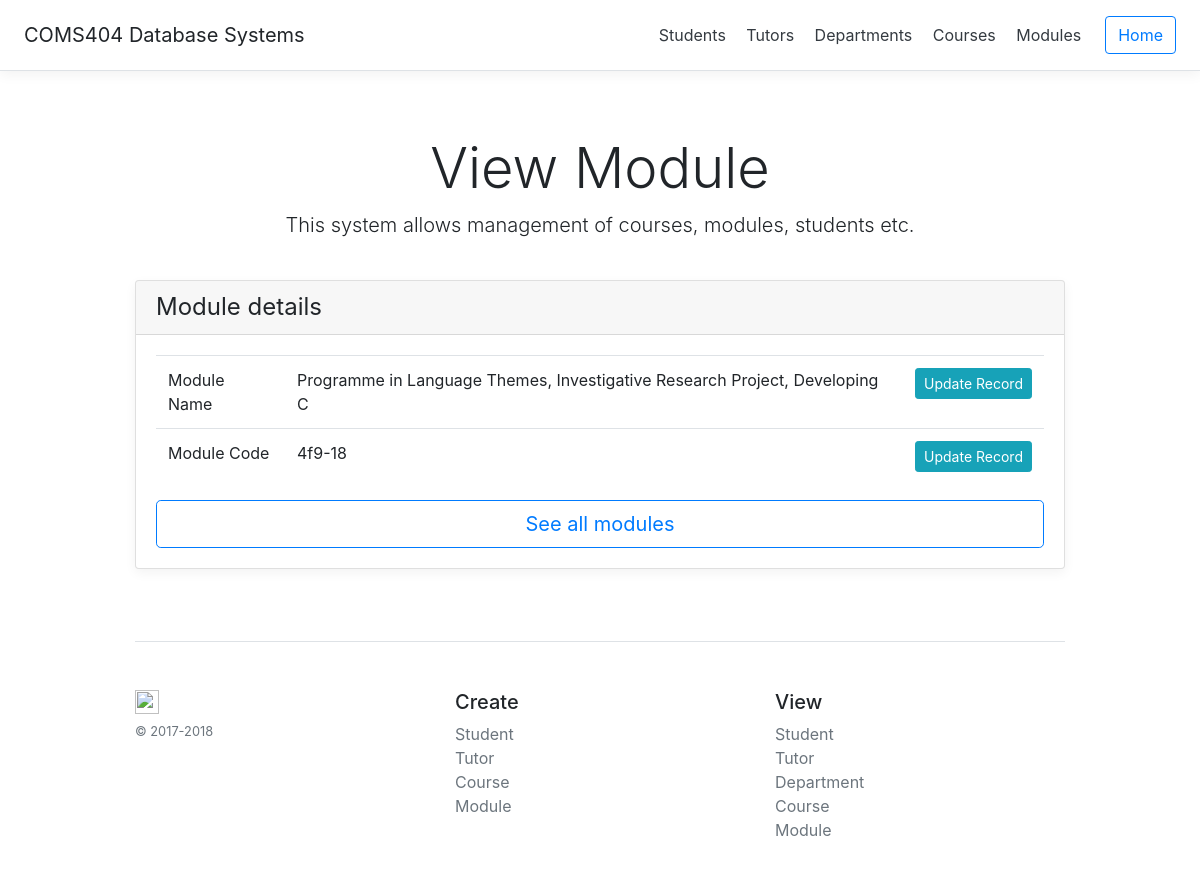
Page /frontend/module.php?id=5209 on the committed database.
### tables this page shows
CREATE TABLE `module` (
  `module_id` int(11) NOT NULL,
  `module_name` varchar(75) NOT NULL,
  `module_code` varchar(15) NOT NULL
);

### frontend/module.php (the view, shortened to what this page needs)
<?php
	require_once("db-connect-inc.php");
	$moduleId = $_GET["id"];
	try {
		$moduleData = $db->prepare("SELECT module_name, module_code FROM module WHERE module_id = :id");
		$moduleData->bindParam(":id", $moduleId);
		$moduleData->execute();
		$moduleRow = $moduleData->fetch(PDO::FETCH_ASSOC);
	} catch (Exception $error) {
		echo $error;
		$failed = true;
	}
	require_once('header-inc.php');
?>
<div class="pricing-header px-3 py-3 pt-md-5 pb-md-4 mx-auto text-center">
	<h1 class="display-4">View Module</h1>
	<p class="lead">This system allows management of courses, modules, students etc.</p>
</div>
<div class="container">
    <div class="card-deck mb-3 text-left">
        <div class="card mb-4 box-shadow">
            <div class="card-header">
                <h4 class="my-0 font-weight-normal">Module details</h4>
            </div>
            <div class="card-body">
				<table class="table striped">
					<?php
						if ($error == false) {
							echo "<tr><td>";
							echo "Module Name";
							echo "</td><td>";
							echo $moduleRow["module_name"];
							echo "</td><td>";
							echo "<button id='updateName' type='button' class='btn btn-info btn-sm' data-toggle='modal' data-target='#updateNameModal'>Update Record</button>";
							echo "</td></tr>";
							echo "<tr><td>";
							echo "Module Code";
							echo "</td><td>";
							echo $moduleRow["module_code"];
							echo "</td><td>";
							echo "<button id='updateCode' type='button' class='btn btn-info btn-sm' data-toggle='modal' data-target='#updateCodeModal'>Update Record</button>";
							echo "</td></tr>";
						}
					?>
				</table>
                <button type="button" class="btn btn-lg btn-block btn-outline-primary">
					<a href="modules.php?page=1">See all modules</a>
				</button>
            </div>
        </div>
    </div>
<?php
	require_once("footer-inc.php");
?>

### frontend/custom.css (style rules this page uses)
html { font-size: 14px; }
@media (min-width: 768px) { html { font-size: 16px; } }
.container { max-width: 960px; }
.pricing-header { max-width: 700px; }
.card-deck .card { min-width: 220px; }
.box-shadow { box-shadow: 0 0.25rem 0.75rem rgba(0, 0, 0, 0.05); }

### rows in the picture
module: module_name "Programme in Language Themes, Investigative Research Project, Developing C", module_code "4f9-18"
